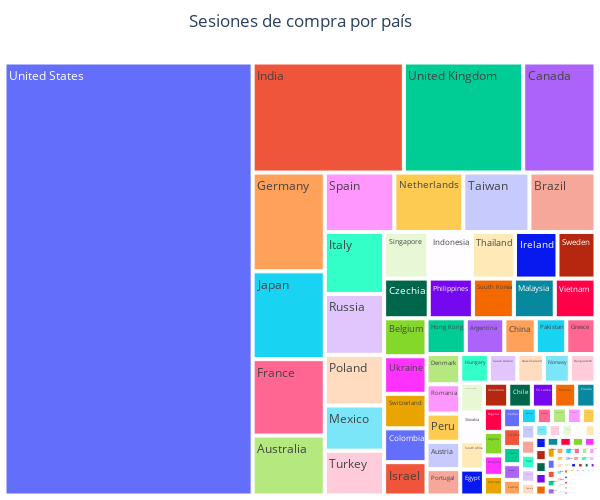

Notebook cell for this chart:
### Code cell
fig = px.treemap(ingresosXPais, path=["country"], values='visitNumber',
                  color_continuous_midpoint=np.average(ingresosXPais['visitNumber'], weights=ingresosXPais['visitNumber']))

fig.update_layout(
                  height=500, width=600, margin={"t":40,"b":0,"l":0, "r":0, "pad":0},

                  title={
                        'text': "Sesiones de compra por país",
                        'y':0.97,
                        'x':0.5,
                        'xanchor': 'center',
                        'yanchor': 'top'},
                )
fig.show()

### Figure 1 — Plotly figure (JSON) as saved in the notebook; plotly's stock layout.template omitted (floating-point values rounded to 4 significant figures; data arrays with more than 128 entries replaced by an {"elided": "..."} marker saying what was removed)
{"data": [{"branchvalues": "total", "domain": {"x": [0, 1], "y": [0, 1]}, "hovertemplate": "labels=%{label}<br>visitNumber=%{value}<br>parent=%{parent}<br>id=%{id}<extra></extra>", "ids": {"elided": "213 str values"}, "labels": {"elided": "213 str values"}, "name": "", "parents": {"elided": "213 str values"}, "type": "treemap", "values": {"elided": "213 int values"}}], "layout": {"height": 500, "legend": {"tracegroupgap": 0}, "margin": {"b": 0, "l": 0, "pad": 0, "r": 0, "t": 40}, "title": {"text": "Sesiones de compra por país", "x": 0.5, "xanchor": "center", "y": 0.97, "yanchor": "top"}, "width": 600}}
